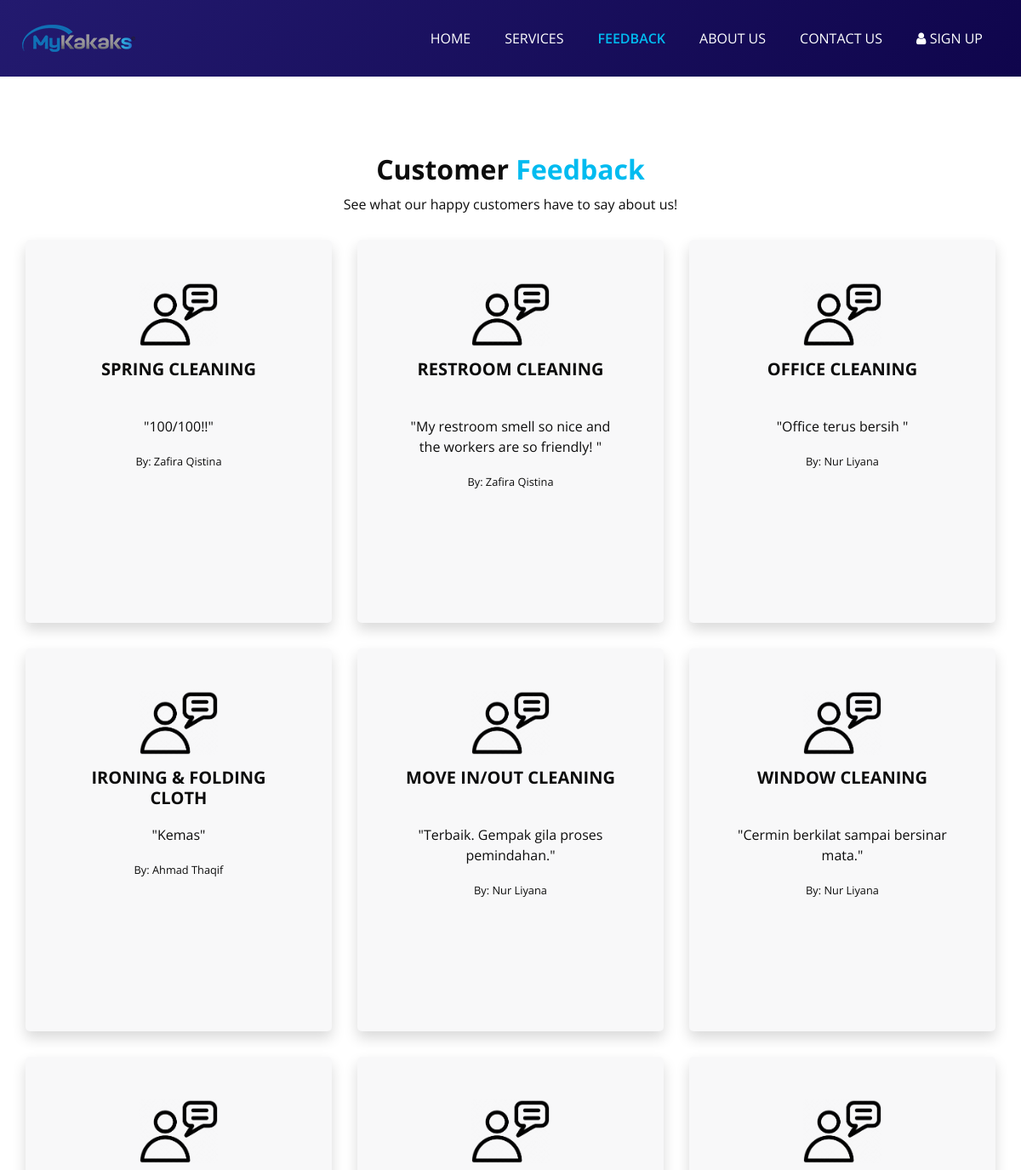
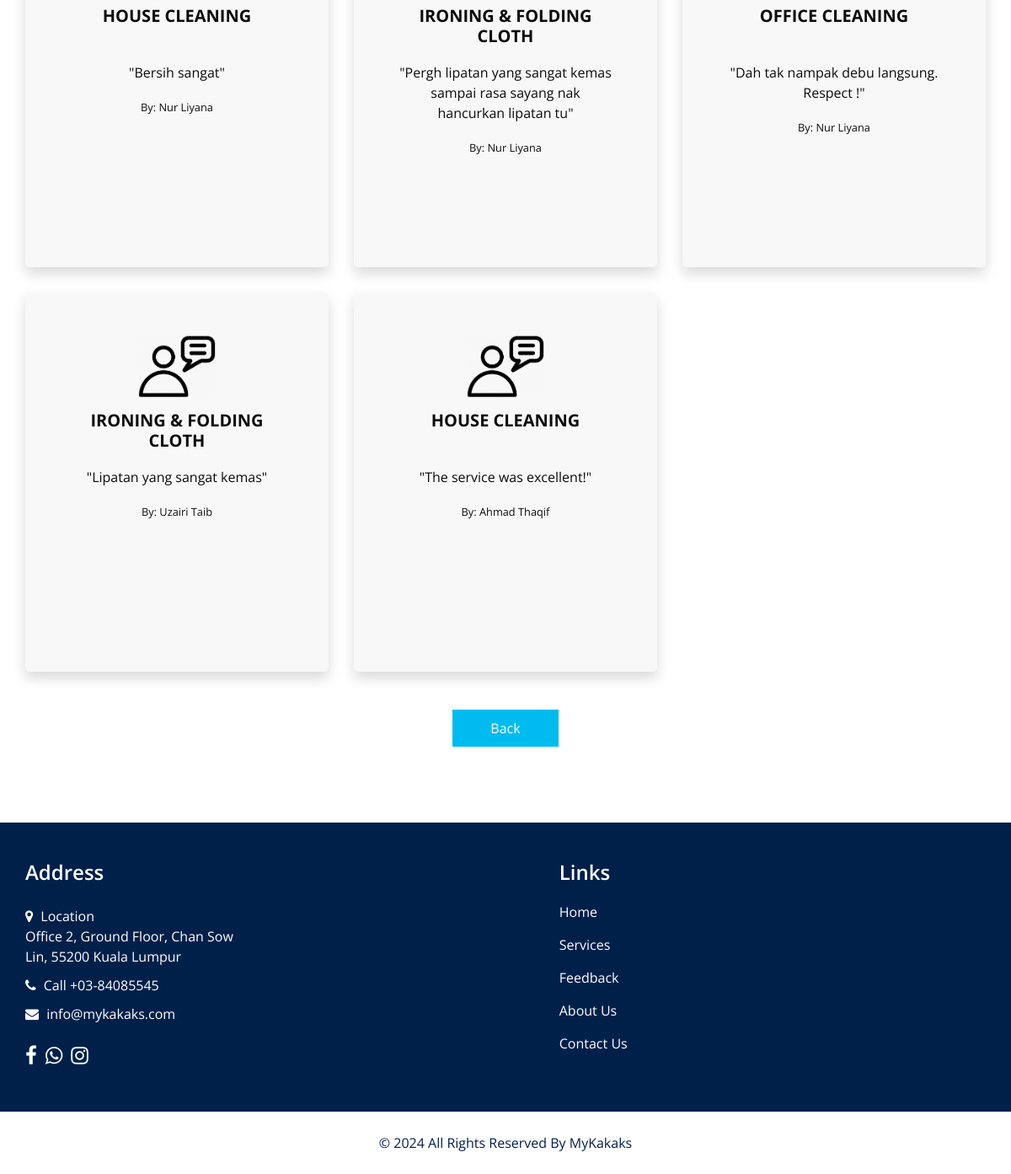
Screenshot of /guest-page/feedback.php with the database file from the repository (2 pictures, top to bottom).
### tables this page shows
CREATE TABLE `feedback` (
  `id` int NOT NULL,
  `customer_email` varchar(100) NOT NULL,
  `service_name` varchar(255) NOT NULL,
  `comments` text NOT NULL,
  `date_submitted` timestamp NULL DEFAULT CURRENT_TIMESTAMP
);

CREATE TABLE `customer` (
  `id` int UNSIGNED NOT NULL,
  `fname` varchar(50) NOT NULL,
  `lname` varchar(50) NOT NULL,
  `cnum` varchar(15) NOT NULL,
  `address` text NOT NULL,
  `email` varchar(100) NOT NULL,
  `pass` varchar(255) NOT NULL,
  `verified` tinyint(1) DEFAULT '0',
  `status` enum('active','inactive') DEFAULT 'active'
);

### guest-page/feedback.php (the view, shortened to what this page needs)
<?php
include '../connect-db.php';
if ($conn) {
    $stmt = $conn->prepare("
        SELECT feedback.service_name, feedback.comments, feedback.date_submitted, customer.fname, customer.lname
        FROM feedback
        INNER JOIN customer ON feedback.customer_email = customer.email
        ORDER BY feedback.date_submitted DESC
    ");
    $stmt->execute();
    $feedback_result = $stmt->get_result();
}
?>
<!DOCTYPE html>
<html>
<head>
  <link rel="stylesheet" type="text/css" href="css/bootstrap.css" />
  <link rel="stylesheet" type="text/css" href="https://cdnjs.cloudflare.com/ajax/libs/OwlCarousel2/2.3.4/assets/owl.carousel.min.css" />
  <link href="css/font-awesome.min.css" rel="stylesheet" />
  <link href="css/style.css" rel="stylesheet" />
  <link href="css/responsive.css" rel="stylesheet" />
</head>
<body class="sub_page">
  <div class="hero_area">
    <header class="header_section">
      <div class="container-fluid">
        <nav class="navbar navbar-expand-lg custom_nav-container ">
          <a class="navbar-brand" href="index.php">
            <span>
              <img src="images/logo.png" alt="MyKakaks Logo">
            </span>
          </a>
          <div class="collapse navbar-collapse" id="navbarSupportedContent">
            <ul class="navbar-nav">
              <li class="nav-item">
                <a class="nav-link" href="index.php">Home</a>
              </li>
              <li class="nav-item">
                <a class="nav-link" href="service.php">Services</a>
              </li>
              <li class="nav-item active">
                <a class="nav-link" href="feedback.php">Feedback<span class="sr-only">(current)</span></a>
              </li>
              <li class="nav-item">
                <a class="nav-link" href="about.html">About Us</a>
              </li>
              <li class="nav-item">
                <a class="nav-link" href="contact-us.html">Contact Us</a>
              </li>
			  <li class="nav-item">
                <a class="nav-link" href="../register.php">
                   <i class="fa fa-user" aria-hidden="true"></i> Sign Up
                </a>
              </li>
            </ul>
          </div>
        </nav>
      </div>
    </header>
  </div>
	<section class="service_section layout_padding">
		<div class="service_container">
			<div class="container">
				<div class="heading_container heading_center">
					<h2>
						Customer <span>Feedback</span>
					</h2>
					<p>See what our happy customers have to say about us!</p>
				</div>
				<div class="row">
					<?php
					if ($feedback_result && $feedback_result->num_rows > 0) {
						while ($row = $feedback_result->fetch_assoc()) {
							$customerName = htmlspecialchars($row['fname'] . ' ' . $row['lname']);
							$serviceName = htmlspecialchars($row['service_name']);
							$comments = htmlspecialchars($row['comments']);
							echo '<div class="col-md-4">';
							echo '  <div class="box shadow">';
							echo '    <div class="img-box">';
							echo '      <img src="images/cust.png" alt="Customer Feedback">';
							echo '    </div>';
							echo '    <div class="detail-box">';
							echo '      <h5>' . $serviceName . '</h5>';
							echo '      <p>"' . $comments . '"</p>';
							echo '      <p><small>By: ' . $customerName . '</small></p>';
							echo '    </div>';
							echo '  </div>';
							echo '</div>';
						}
					} else {
						echo '<p>No feedback available yet.</p>';
					}
					?>
				</div>
			</div>
			<div class="btn-box">
				<a href="index.php">
					Back
				</a>
			</div>
		</div>
	</section>
  <section class="info_section layout_padding2">
    <div class="container">
      <div class="row">
        <div class="col-md-6 col-lg-3 info_col">
          <div class="info_contact">
            <h4>
              Address
            </h4>
            <div class="contact_link_box">
              <a href="">
                <i class="fa fa-map-marker" aria-hidden="true"></i>
                <span>
                  Location<br>
					Office 2, Ground Floor, Chan Sow Lin,
					55200 Kuala Lumpur
                </span>
              </a>
              <a href="">
                <i class="fa fa-phone" aria-hidden="true"></i>
                <span>
                  Call +03-84085545
                </span>
              </a>
              <a href="">
                <i class="fa fa-envelope" aria-hidden="true"></i>
                <span>
                  info@mykakaks.com
                </span>
              </a>
            </div>
          </div>
          <div class="info_social">
            <a href="https://www.facebook.com/share/PD2qhTrcmcLgzUrr/?mibextid=LQQJ4d">
              <i class="fa fa-facebook" aria-hidden="true"></i>
            </a>
            <a href="https://api.whatsapp.com/send?phone=60198885313&text=Hi%20MyKakaks,%20I%20want%20to%20book%20an%20appointment.">
              <i class="fa fa-whatsapp" aria-hidden="true"></i>
            </a>
            <a href="https://www.instagram.com/mykakaks.hq/">
              <i class="fa fa-instagram" aria-hidden="true"></i>
            </a>
          </div>
        </div>
        <div class="col-md-6 col-lg-2 mx-auto info_col">
          <div class="info_link_box">
            <h4>
              Links
            </h4>
            <div class="info_links">
              <a class="active" href="index.php">
                Home
              </a>
              <a class="" href="service.php">
                Services
              </a>
              <a class="" href="feedback.php">
                Feedback
              </a>
			  <a class="" href="about.html">
                About Us
              </a>
              <a class="" href="contact-us.html">
                Contact Us
              </a>
            </div>
          </div>
        </div>
      </div>
    </div>
  </section>
  <section class="footer_section">
    <div class="container">
      <p>
        &copy; <span id="displayYear"></span> All Rights Reserved By
        <a href="https://html.design/">MyKakaks</a>
      </p>
    </div>
  </section>
</body>
</html>

### guest-page/css/responsive.css (style rules this page uses)
@media (min-width: 1200px) { .container { max-width: 1170px; } }

### guest-page/feedback.php (style rules this page uses)
.shadow { box-shadow: 3px 7px 7px 1px rgba(30, 64, 106, 1); }

### rows the page displays
feedback: service_name "SPRING CLEANING", comments "100/100!!", customer.fname+lname "Zafira Qistina"
feedback: service_name "RESTROOM CLEANING", comments "My restroom smell so nice and the workers are so friendly!", customer.fname+lname "Zafira Qistina"
feedback: service_name "OFFICE CLEANING", comments "Office terus bersih", customer.fname+lname "Nur Liyana"
feedback: service_name "IRONING & FOLDING CLOTH", comments "Kemas", customer.fname+lname "Ahmad Thaqif"
feedback: service_name "MOVE IN/OUT CLEANING", comments "Terbaik. Gempak gila proses pemindahan.", customer.fname+lname "Nur Liyana"
feedback: service_name "WINDOW CLEANING", comments "Cermin berkilat sampai bersinar mata.", customer.fname+lname "Nur Liyana"
feedback: service_name "HOUSE CLEANING", comments "Bersih sangat", customer.fname+lname "Nur Liyana"
feedback: service_name "IRONING & FOLDING CLOTH", comments "Pergh lipatan yang sangat kemas sampai rasa sayang nak hancurkan lipatan tu", customer.fname+lname "Nur Liyana"
feedback: service_name "OFFICE CLEANING", comments "Dah tak nampak debu langsung. Respect !", customer.fname+lname "Nur Liyana"
feedback: service_name "IRONING & FOLDING CLOTH", comments "Lipatan yang sangat kemas", customer.fname+lname "Uzairi Taib"
feedback: service_name "HOUSE CLEANING", comments "The service was excellent!", customer.fname+lname "Ahmad Thaqif"
